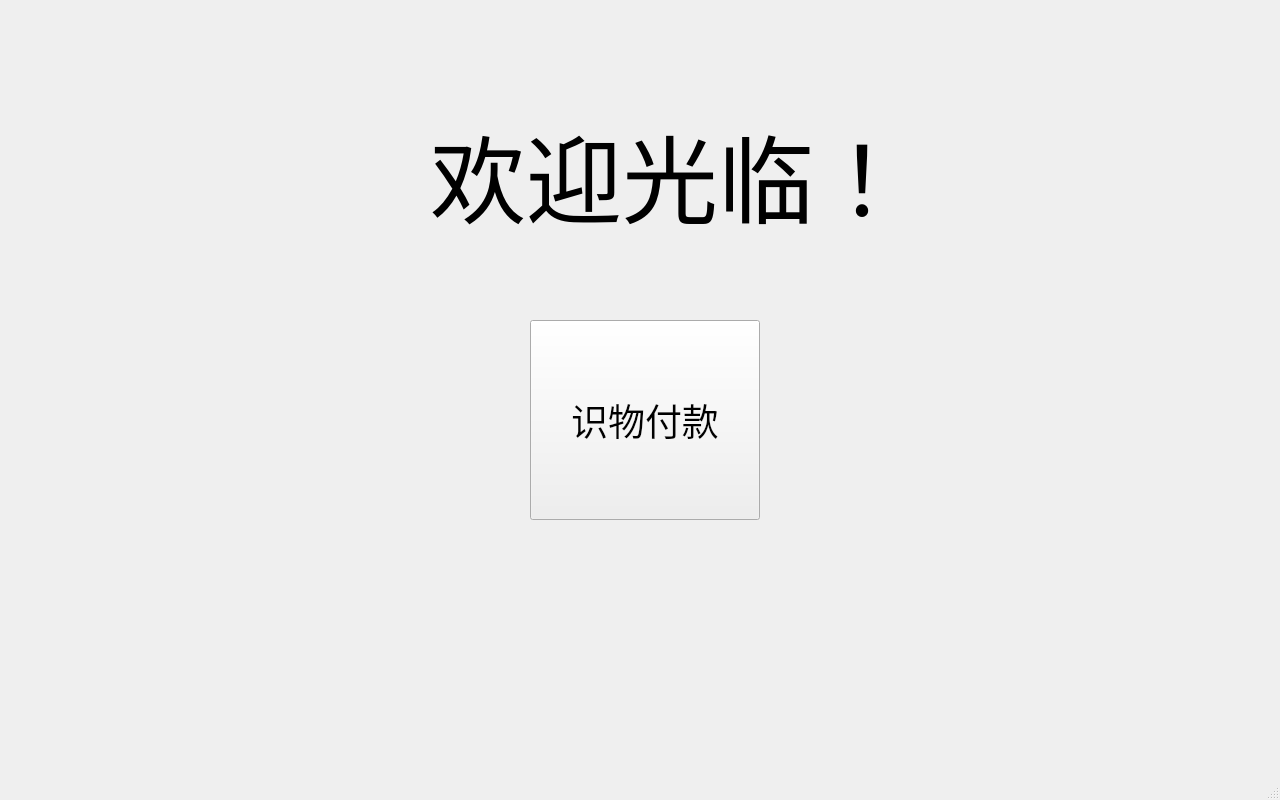
<?xml version="1.0" encoding="UTF-8"?>
<ui version="4.0">
 <class>MainWindow</class>
 <widget class="QMainWindow" name="MainWindow">
  <property name="geometry">
   <rect>
    <x>0</x>
    <y>0</y>
    <width>1280</width>
    <height>800</height>
   </rect>
  </property>
  <property name="sizePolicy">
   <sizepolicy hsizetype="Minimum" vsizetype="Minimum">
    <horstretch>0</horstretch>
    <verstretch>0</verstretch>
   </sizepolicy>
  </property>
  <property name="windowTitle">
   <string>MainWindow</string>
  </property>
  <widget class="QWidget" name="centralwidget">
   <widget class="QLabel" name="label">
    <property name="geometry">
     <rect>
      <x>430</x>
      <y>110</y>
      <width>530</width>
      <height>130</height>
     </rect>
    </property>
    <property name="sizePolicy">
     <sizepolicy hsizetype="Minimum" vsizetype="Minimum">
      <horstretch>0</horstretch>
      <verstretch>0</verstretch>
     </sizepolicy>
    </property>
    <property name="font">
     <font>
      <family>AcadEref</family>
      <pointsize>72</pointsize>
     </font>
    </property>
    <property name="text">
     <string>欢迎光临！</string>
    </property>
    <property name="textFormat">
     <enum>Qt::AutoText</enum>
    </property>
   </widget>
   <widget class="QPushButton" name="detectpayButton">
    <property name="geometry">
     <rect>
      <x>530</x>
      <y>320</y>
      <width>230</width>
      <height>200</height>
     </rect>
    </property>
    <property name="sizePolicy">
     <sizepolicy hsizetype="Minimum" vsizetype="Minimum">
      <horstretch>0</horstretch>
      <verstretch>0</verstretch>
     </sizepolicy>
    </property>
    <property name="font">
     <font>
      <family>微软雅黑</family>
      <pointsize>28</pointsize>
     </font>
    </property>
    <property name="text">
     <string>识物付款</string>
    </property>
    <property name="iconSize">
     <size>
      <width>20</width>
      <height>20</height>
     </size>
    </property>
   </widget>
  </widget>
  <widget class="QMenuBar" name="menubar">
   <property name="geometry">
    <rect>
     <x>0</x>
     <y>0</y>
     <width>1280</width>
     <height>26</height>
    </rect>
   </property>
  </widget>
  <widget class="QStatusBar" name="statusbar"/>
 </widget>
 <resources/>
 <connections/>
</ui>
